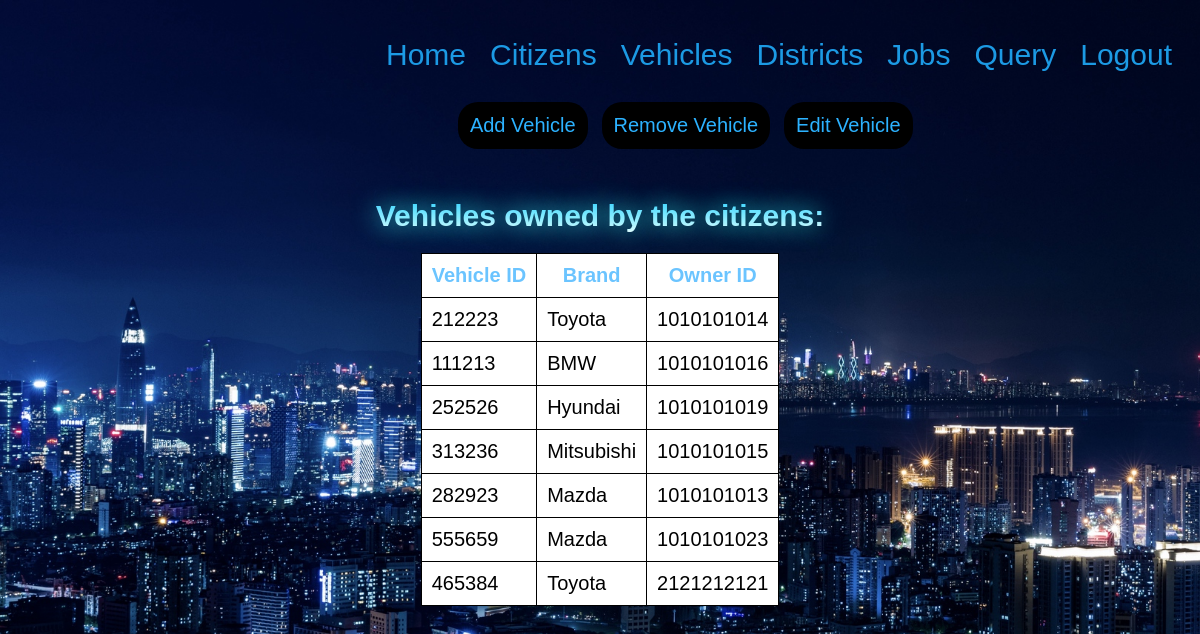
Page /ncdb/vehicles.php on the committed database.
### tables this page shows
CREATE TABLE `vehicles` (
  `id` int(11) NOT NULL,
  `cn` varchar(50) NOT NULL,
  `cid` int(11) NOT NULL
);

### ncdb/vehicles.php (the view, shortened to what this page needs)
<html lang="en">
<head>
</head>
<body>
    <ul>
        <li><a href="home.php">Home</a></li>
        <li><a href="citizens.php">Citizens</a></li>
        <li><a href="vehicles.php">Vehicles</a></li>
        <li><a href="districts.php">Districts</a></li>
        <li><a href="jobs.php">Jobs</a></li>
        <li><a href="custom.php">Query</a></li>
        <li><a href="index.php" class="burn">Logout</a></li>
    </ul>
    <button style="margin-left:38%;" class="but" onclick="window.location.href='addv.php';">Add Vehicle</button>
    <button class="but" onclick="window.location.href='removev.php';">Remove Vehicle</button>
    <button class="but" onclick="window.location.href='editv.php';">Edit Vehicle</button>
    <h1>
        Vehicles owned by the citizens:
    </h1>
    <?php
    require_once("dbconnect.php");
    $sql = "SELECT * FROM vehicles";
    $result = mysqli_query($conn,$sql);
    if(mysqli_num_rows($result)!=0){
        ?>
        <table align="center" class=tab>
        <tr style="color: rgb(107, 196, 255)">
            <th>Vehicle ID</th>
            <th>Brand</th>
            <th>Owner ID</th>
        </tr>
    <?php
        while($row = mysqli_fetch_array($result)){
    ?>
        <tr>
            <td><?php echo $row[0] ?></td>
            <td><?php echo $row[1] ?></td>
            <td><?php echo $row[2] ?></td>
        </tr>
    <?php
        }
    }
    ?>
    </table>
</body>
</html>

### ncdb/vehicles.php (style rules this page uses)
ul { margin:0px; padding:30px 20px; list-style-type: none; text-align: right; }
li { display: inline; margin-left:20px; font-size: 30px; }
a { color:rgb(28, 154, 228); text-decoration: none; transition: all 0.2s ease-in-out; font-family: Arial, Helvetica, sans-serif; }
body { background-image: url("welcome1.jpg"); -moz-background-size: cover; -webkit-background-size: cover; -o-background-size: cover; background-size: cover; }
button { border-radius: 20px; font-size: 20px; background:black; padding: 10px; border-style: dotted; color: rgb(44, 178, 255); margin-left:10px; transition: all 0.3s ease-in-out; }
h1 { color:white; text-align: center; font-size: 30px; font-family: Arial, Helvetica, sans-serif; text-shadow:0 0 25px rgb(56, 255, 255); margin-top: 50px; background: -webkit-linear-gradient(#33ccff, white); -webkit-background-clip: text; -webkit-text-fill-color: transparent; }
table,th,td { padding:10px; font-size: 20px; background: white; border: 1px solid black; border-collapse: collapse; font-family: Arial, Helvetica, sans-serif; transition: all 0.3s ease-in-out; }

### rows in the picture
vehicles: id "212223", cn "Toyota", cid "1010101014"
vehicles: id "111213", cn "BMW", cid "1010101016"
vehicles: id "252526", cn "Hyundai", cid "1010101019"
vehicles: id "313236", cn "Mitsubishi", cid "1010101015"
vehicles: id "282923", cn "Mazda", cid "1010101013"
vehicles: id "555659", cn "Mazda", cid "1010101023"
vehicles: id "465384", cn "Toyota", cid "2121212121"
